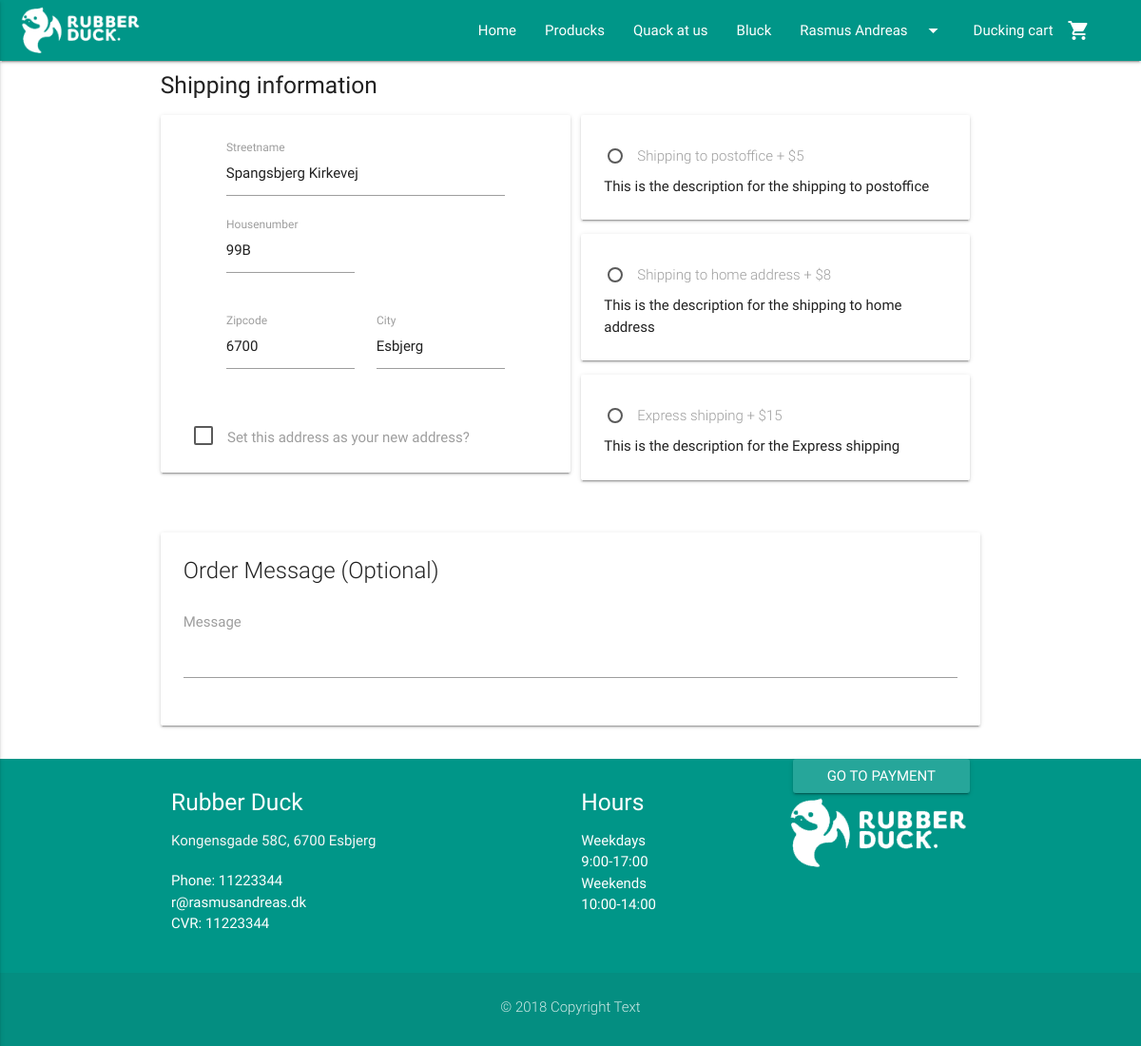
The page /view/shipping.php (signed in) on the database its author committed.
### tables this page shows
CREATE TABLE BasicPageInfo (
  CVR int NOT NULL PRIMARY KEY,
  LogoURL varchar(255) NOT NULL,
  ShopName varchar(255) NOT NULL,
  AboutUsText TEXT NULL,
  Email varchar(255) NULL,
  Phone int NULL,
  Street varchar(255) NULL,
  HouseNumber varchar(255) NULL,
  StripeToken varchar(255) NULL,
  ProductsSeoTitle varchar(255) NULL,
  ProductsMetaDescription varchar(255) NULL,
  BlogSeoTitle varchar(255) NULL,
  BlogMetaDescription varchar(255) NULL,
  ContactSeoTitle varchar(255) NULL,
  ContactMetaDescription varchar(255) NULL,
  HomeSeoTitle varchar(255) NULL,
  HomeMetaDescription varchar(255) NULL,
  ZipCode int(20) NOT NULL  
);

CREATE TABLE Customer (
  CustomerEmail varchar(255) NOT NULL PRIMARY KEY,
  Password varchar(255) NOT NULL,
  Street varchar(255) NULL,
  HouseNumber varchar(255) NULL,
  Phone int null,
  FirstName varchar(255) NOT NULL,
  LastName varchar(255) NOT NULL,
  ZipCode int(20) NULL,  
  ResetKey varchar(255) NULL
);

CREATE TABLE ZipCode (
    ZipCode int(20) NOT NULL PRIMARY KEY,
    City varchar(255)
);

CREATE TABLE DeliveryMethod (
  DeliveryMethodID int AUTO_INCREMENT NOT NULL PRIMARY KEY,
  Method varchar(255) NOT NULL,
  MethodDescription varchar(255) NOT NULL,
  DeliveryPrice FLOAT(2) NOT NULL
);

CREATE TABLE Hours (
  HoursID int AUTO_INCREMENT NOT NULL PRIMARY KEY,
  Open varchar(255) NOT NULL,
  Close varchar(255) NOT NULL,
  Day varchar(255) NULL
);

### model/contactDAO.php (called while the page is built, shortened)
<?php
require_once('../includes/connection.php');
    function getPageInfo() {
    global $connection;
        $pageInfo = mysqli_query($connection, "SELECT BasicPageInfo.* , ZipCode.City FROM `BasicPageInfo` INNER JOIN ZipCode ON ZipCode.ZipCode = BasicPageInfo.ZipCode");
        $row = mysqli_fetch_assoc($pageInfo);
        return $row;
    }
    function getHours() {
    global $connection;
        $hours = mysqli_query($connection, "SELECT * FROM Hours");
        return $hours;
    }

### includes/loginCustomer/session.php (called while the page is built, shortened)
<?php
	function logged_in() {
		return isset($_SESSION['CustomerEmail']);
	}
?>

### model/customerDAO.php (called while the page is built, shortened)
<?php
function getCustomerInfo($email) {
	try {
		$conn = connectToDB();
		$handle = $conn->prepare("SELECT * FROM Customer WHERE CustomerEmail = '{$email}'");
		$handle->execute();
		$result = $handle->fetchAll( \PDO::FETCH_ASSOC );
		return $result;
	}
	catch(\PDOException $ex) {
		print($ex->getMessage());
	}
}
?>

### model/cartDAO.php (called while the page is built, shortened)
<?php
require_once("../includes/connection.php");
function getCityName($ZipCode) {
  global $connection;
  $query = "SELECT * FROM ZipCode WHERE ZipCode = '{$ZipCode}'";
  $result = mysqli_query($connection, $query);
  $row = mysqli_fetch_assoc($result);
  return $row;
}
?>

### view/shipping.php (the view, shortened to what this page needs)
<?php
require_once("../model/customerDAO.php");
require_once('../includes/header.php');
require_once('../model/cartDAO.php');
$CustomerInfo = getCustomerInfo($_SESSION["CustomerEmail"]);
$city = getCityName($CustomerInfo[0]["ZipCode"]);
$deliveryResult = mysqli_query($connection, "SELECT * FROM `DeliveryMethod`");
?>
<div class="container">
  <form class="" action="payment.php" method="post">
  <div class="row">
      <h5>Shipping information</h5>
      <div class="card col s12 m6">
        <div class="card-content">
          <div class="row col s12">
            <div class="row col s12">
              <div class="input-field col s12">
                <input id="first_name" type="text" name="street" class="validate" value="<?php if(isset($CustomerInfo[0]["Street"])) { echo $CustomerInfo[0]["Street"];} ?>">
                <label for="first_name">Streetname</label>
              </div>
              <div class="input-field col s6">
                <input id="last_name" type="text" name="house" class="validate" value="<?php if(isset($CustomerInfo[0]["HouseNumber"])) { echo $CustomerInfo[0]["HouseNumber"];} ?>">
                <label for="last_name">Housenumber</label>
              </div>
            </div>
            <div class="row col s12">
              <div class="input-field col s6">
                <input id="first_name" type="number" name="zipcode" class="validate" value="<?php if(isset($CustomerInfo[0]["ZipCode"])) { echo $CustomerInfo[0]["ZipCode"];}  ?>" onchange="showUser(this.value)">
                <label for="first_name">Zipcode</label>
              </div>
              <div class="input-field col s6">
                <input id="last_name" type="text" name="city" class="validate txtHint" value="<?php if(isset($city["City"])) { echo $city["City"];} ?>">
                <label for="last_name">City</label>
              </div>
            </div>
          </div>
          <p>
            <label for="filled-in-box">Set this address as your new address?</label>
          </p>
        </div>
      </div>
      <div class="row col s12 m6">
        <?php
          while ($row = mysqli_fetch_array($deliveryResult)) {
        ?>
          <div class="card">
            <div class="card-content">
              <span class="card-title">
                <label for="<?php echo $row["DeliveryMethodID"]; ?>"><?php echo $row["Method"]; ?> + $<?php echo $row["DeliveryPrice"]; ?></label>
              </span>
              <p><?php echo $row["MethodDescription"]; ?></p>
            </div>
        </div>
        <?php
          }
        ?>
      </div>
  </div>
  <div class="row col s12 m6">
      <div class="card">
        <div class="card-content">
          <span class="card-title">Order Message (Optional)</span>
          <div class="input-field">
            <textarea id="ordermessage" name="ordermessage" class="materialize-textarea"></textarea>
            <label for="ordermessage">Message</label>
          </div>
        </div>
      </div>
  </div>
  <input class="waves-effect waves-light btn right" type="submit" name="submitshipping" value="Go to payment">
</form>
</div>
<?php require_once('../includes/footer.php'); ?>

### includes/header.php (shortened to what this page needs)
<?php
require_once("../includes/connection.php");
require_once("../includes/loginCustomer/session.php");
require_once("../model/customerDAO.php");
require_once("../model/contactDAO.php");
$pageInfo = getPageInfo();
?>
<!DOCTYPE html>
  <html>
    <html lang="en">
    <head>
      <?php require_once("../includes/seo.php"); ?>
      <link type="text/css" rel="stylesheet" href="../css/materialize.min.css"  media="screen,projection"/>
      <link type="text/css" rel="stylesheet" href="../css/custom/custom.css" />
    </head>
    <body>
      <nav class="teal">
        <div class="nav-wrapper">
          <a href="../index.php" class="brand-logo"><img class="responsive-img" style="max-height: 64px!important; padding: 4px 0!important;" src="../<?php echo $pageInfo["LogoURL"]; ?>"></a>
          <ul class="right hide-on-med-and-down">
            <li><a href="../index.php">Home</a></li>
            <li><a href="products.php">Producks</a></li>
            <li><a href="contact.php">Quack at us</a></li>
            <li><a href="blog.php">Bluck</a></li>
            <?php
              if (logged_in() == true) {
            ?>
            <li><a class="dropdown-button" href="" data-activates="dropdown1"><?php echo $_SESSION["FirstName"]; ?><i class="material-icons right">arrow_drop_down</i></a></li>
            <?php
              } else {
            ?>
            <li><a href="login.php">Login</a></li>
            <?php
              }
            ?>
            <li><a href="cart.php">Ducking cart<i class="material-icons right">shopping_cart</i></a></li>
            <?php
              if(isset($_SESSION["cart"])) {
                $amountInCart = count($_SESSION["cart"]);
                if ($amountInCart > 0) {
                ?>
                  <li class="cartamount"><a class="cartamount"><?php echo $amountInCart; ?></a></li>
                <?php
                } else {
                  ?>
                    <li class="cartamount"><a class="cartamount" style="color: transparent;">0</a></li>
                  <?php
                }
              } else {
                ?>
                  <li class="cartamount"><a class="cartamount" style="color: transparent;">0</a></li>
                <?php
              }
            ?>
          </ul>
        </div>
      </nav>

### includes/footer.php (shortened to what this page needs)
<?php require_once ('../model/contactDAO.php');
$pageInfo = getPageInfo();
$hours = getHours();
?>
<footer class="page-footer teal">
      <div class="container">
        <div class="row">
          <div class="col s12 m4">
            <h5 class="white-text"><?php echo $pageInfo["ShopName"];?> </h5>
            <p class="grey-text text-lighten-4">
                <?php echo $pageInfo["Street"] . " " . $pageInfo["HouseNumber"] . ", " . $pageInfo["ZipCode"] . " " . $pageInfo["City"]; ?>
            </p>
              <p>
                Phone: <?php echo $pageInfo["Phone"] ?>
                <br>
                <?php echo $pageInfo["Email"] ?>
                <br>
                CVR: <?php echo $pageInfo["Phone"] ?></p>
          </div>
          <div class="col s12 m3 offset-m2">
            <h5 class="white-text">Hours</h5>
            <ul>
              <?php
              while ($row = mysqli_fetch_array($hours)) {
              ?>
              <li><?php echo $row["Day"] . "<br>" . $row["Open"] . "-" . $row["Close"]; ?></li>
              <?php
              }
              ?>
            </ul>
          </div>
          <div class="col s12 m3">
            <img class="responsive-img" src="../<?php echo $pageInfo["LogoURL"]; ?>">
          </div>
        </div>
      </div>
      <div class="footer-copyright">
        <div class="container">
          <p class="center">&copy; 2018 Copyright Text</p>
        </div>
      </div>
    </footer>
  </body>
</html>

### css/custom/custom.css (style rules this page uses)
body { position: relative; }
p { margin-bottom: 20px; }
nav .brand-logo { display: inline-block; padding-left: 20px; }
.brand-logo { display: block; margin-right: 20px; }
footer { margin: 0; }

### rows shown on the page
basicpageinfo: LogoURL (picture), ShopName "Rubber Duck", Street "Kongensgade", HouseNumber "58C", ZipCode "6700", ZipCode.City "Esbjerg", Phone "11223344", Email "r@rasmusandreas.dk"
customer: street "Spangsbjerg Kirkevej", house "99B", zipcode "6700"
zipcode: city "Esbjerg"
deliverymethod: Method "Shipping to postoffice", DeliveryPrice "5", MethodDescription "This is the description for the shipping to postoffice"
deliverymethod: Method "Shipping to home address", DeliveryPrice "8", MethodDescription "This is the description for the shipping to home address"
deliverymethod: Method "Express shipping", DeliveryPrice "15", MethodDescription "This is the description for the Express shipping"
hours: Day "Weekdays", Open "9:00", Close "17:00"
hours: Day "Weekends", Open "10:00", Close "14:00"

### other values the page prints
$_SESSION["FirstName"] "Rasmus Andreas"
